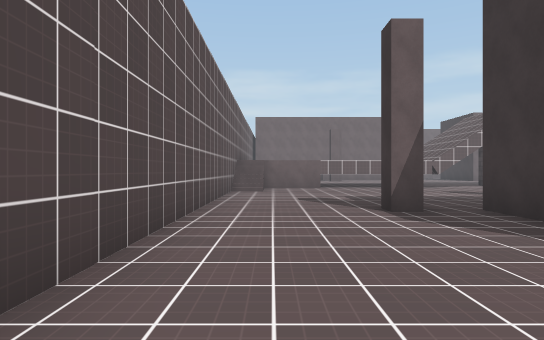
view 1 (above)

24 first-person views from a walk through a Unity game level. The camera is 1.3 m above the floor, looks level and sees 75° across. The floor is counted in squares, 2 m on a side. Each view is taken from the middle of a square. On the plan, view 1 faces up. The plan holds only what a view shows up to about 10 squares ahead; the rest is blank. The place goes on beyond the plan. Surface patterns are stand-ins for the level's own textures.

view 2
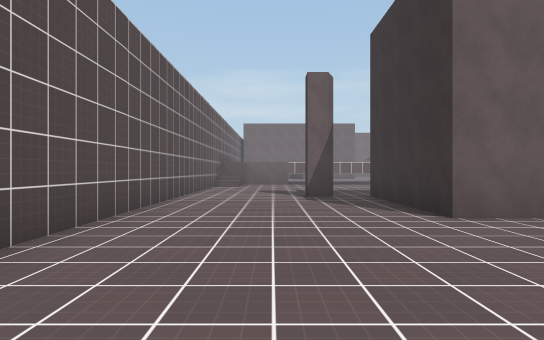

view 3
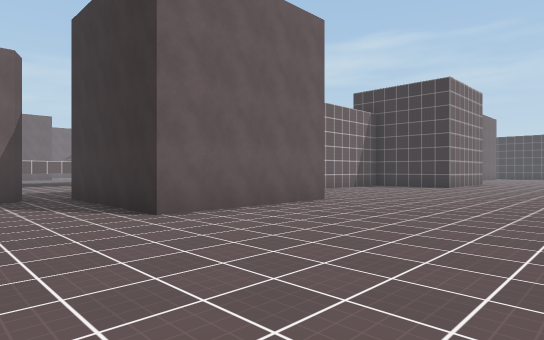

view 4
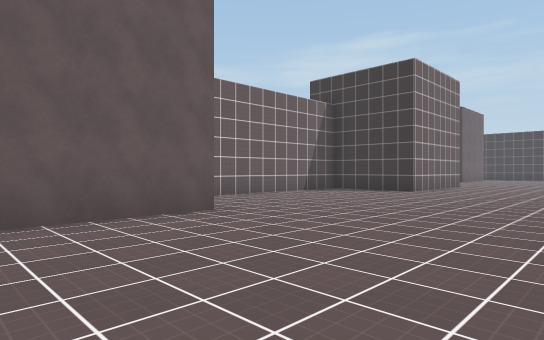

view 5
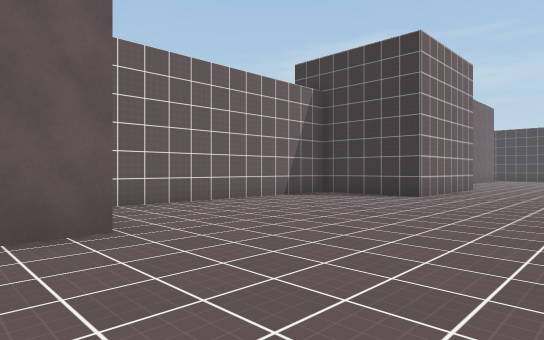

view 6
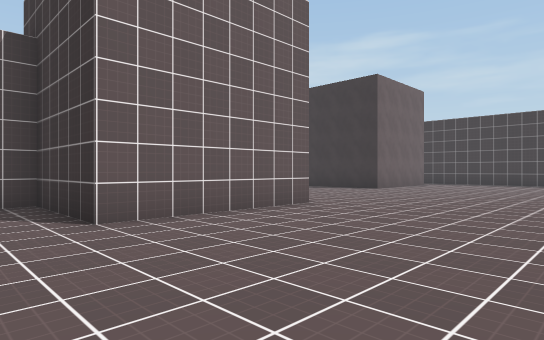

view 7
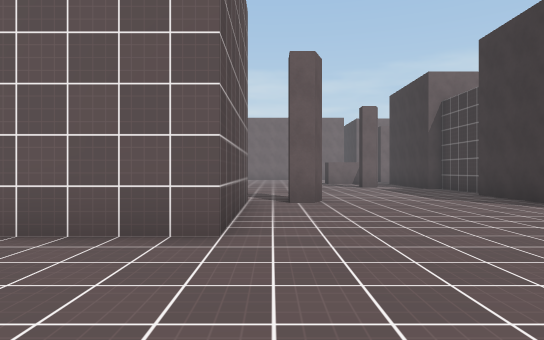

view 8
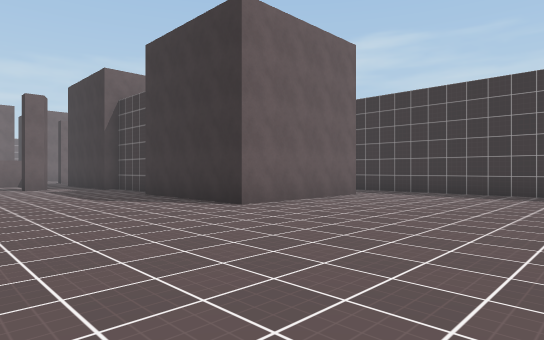

view 9
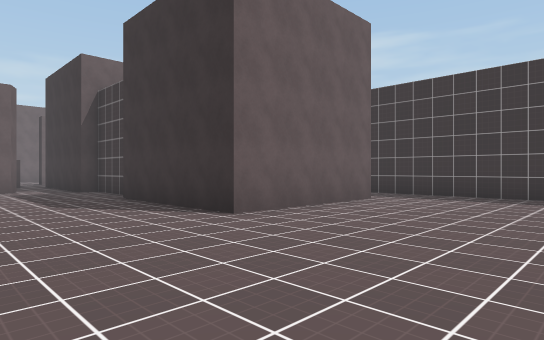

view 10
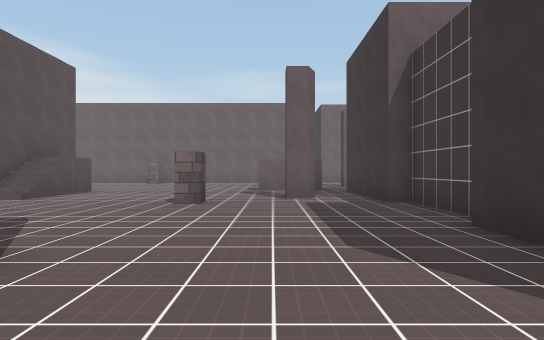

view 11
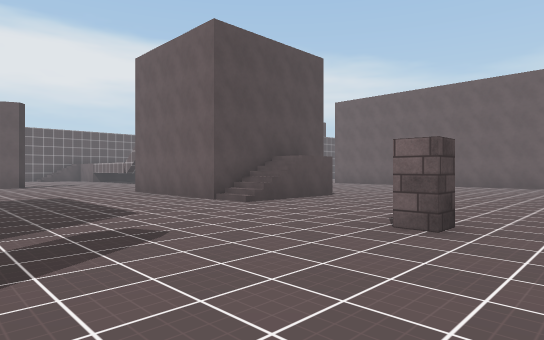

view 12
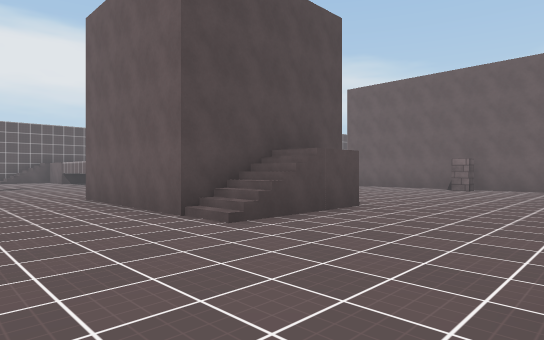

view 13
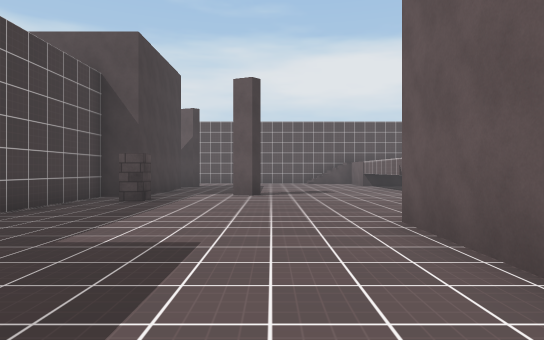

view 14
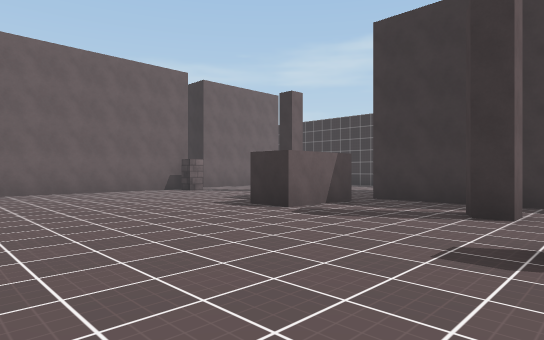

view 15
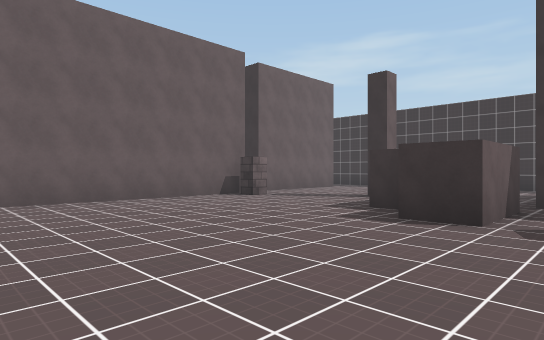

view 16
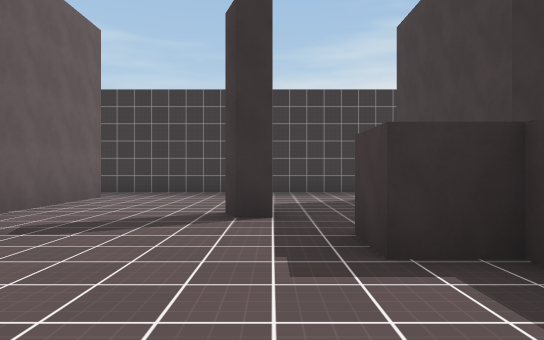

view 17
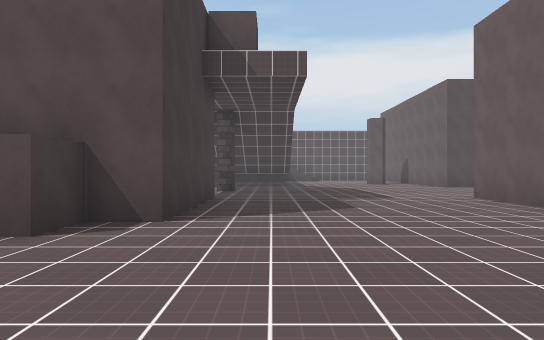

view 18
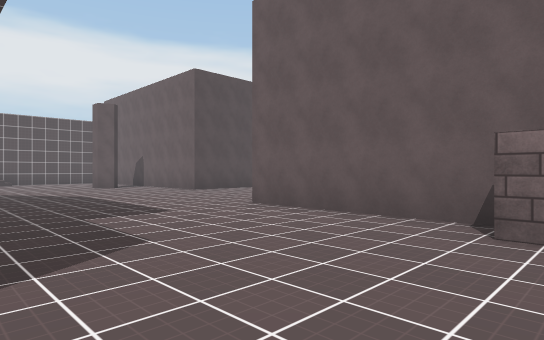

view 19
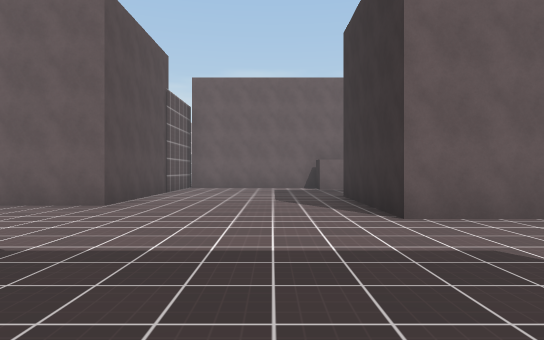

view 20
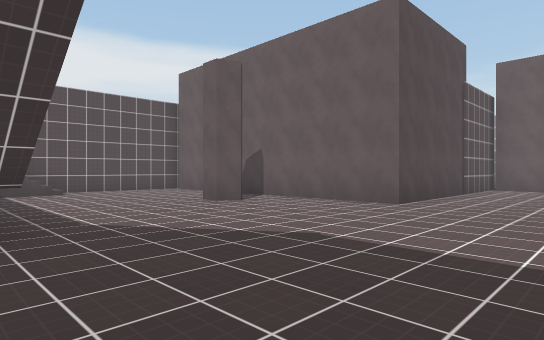

view 21
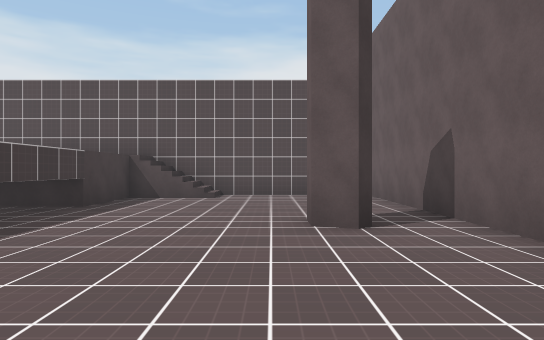

view 22
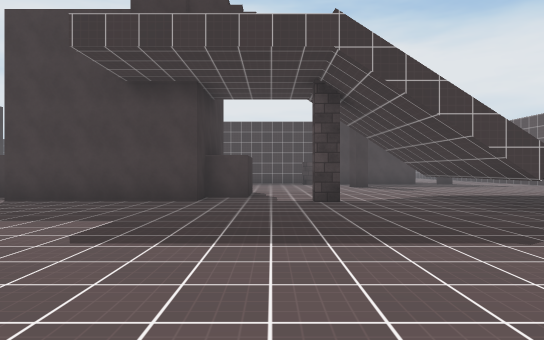

view 23
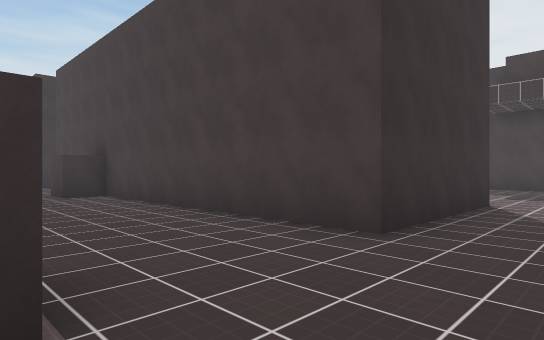

view 24
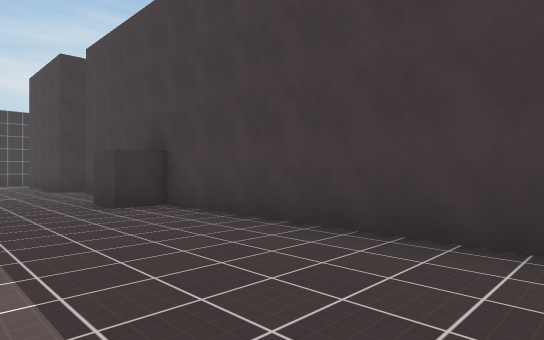

### Floor plan
Key: @ floor where view 1 was taken; # wall or solid block; . main floor; : floor 2 m higher than the main floor; / step, stairs or slope; P pillar; O other object.
Columns run from 2 left of view 1 to 31 right of it. Each row starts with its distance up from view 1.
 28             ..O.....
 27          #. ..............
 26          O.................
 25          O...........OO....
 24          O....OOOOOOO  OOO
 23  OOOOOOOOO....O
 22   ............O
 21 #.....O.......OOOOO OOOOOO OOOO..
 20 #.................P......P.......
 19 #................................
 18 #/..............................
 17 #/.........................O.....
 16 #        /...............O.......
 15 #        /.P............OO.......
 14 #        /....OOOO.O.......OOOO
 13 #    :::/ ...OO  O:........O
 12      ........OO  O/......O.O
 11         ......OOOO/.....O..O
 10 #..... ...............P....#O
  9 #........O.................#
  8 #.......O..................#
  7 #...... ...................O
  6 #...O.. ..P.....    . O....O
  5 #.....O OO########  #O.....O
  4 #.....O  O.......#  #......OOOO .#
  3 #.....O  O.......#  #............#
  2 #.....OOOO.......####............#
  1 #................................#
  0 #.@..............................#
 -1  ................................#
 -2   .........................
 -3    ........    .....

Where each view was taken, in squares from view 1:
view 1: 0 up, 0 right, facing up
view 2: 3 down, 1 right, facing up
view 3: 3 down, 1 right, facing up-right
view 4: 3 down, 4 right, facing up-right
view 5: 2 down, 6 right, facing up-right
view 6: 3 down, 13 right, facing up-right
view 7: 2 down, 19 right, facing up
view 8: 2 down, 20 right, facing up-right
view 9: 1 down, 21 right, facing up-right
view 10: 3 up, 22 right, facing up
view 11: 6 up, 22 right, facing up-left
view 12: 8 up, 20 right, facing up-left
view 13: 9 up, 16 right, facing left
view 14: 10 up, 17 right, facing up-right
view 15: 13 up, 17 right, facing up-right
view 16: 17 up, 20 right, facing right
view 17: 16 up, 20 right, facing left
view 18: 16 up, 17 right, facing up-left
view 19: 16 up, 10 right, facing up
view 20: 16 up, 10 right, facing up-left
view 21: 20 up, 8 right, facing left
view 22: 22 up, 10 right, facing down
view 23: 28 up, 10 right, facing down-right
view 24: 28 up, 13 right, facing down-right
